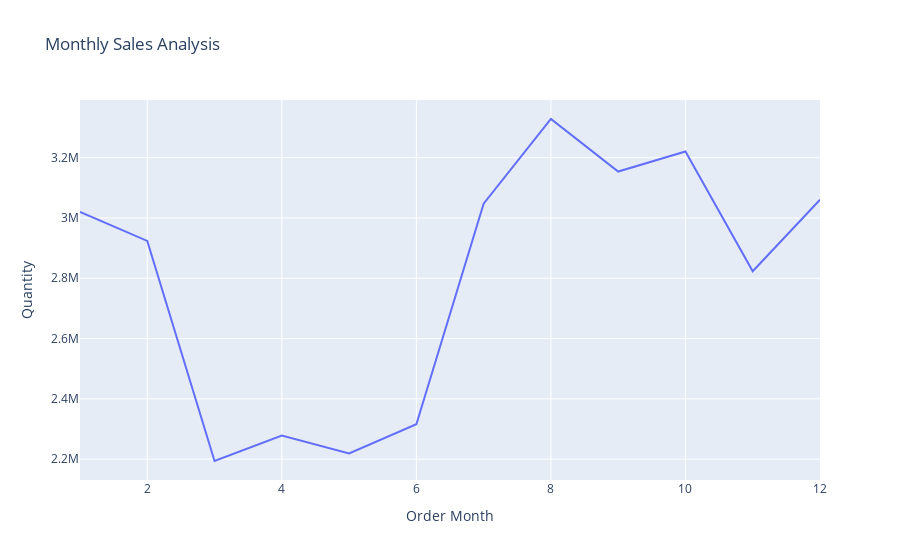

Notebook code cell kept with this figure:
### Code cell
Monthly_Sales = Invoice.groupby('Order Month')['Quantity'].sum().reset_index()
fig = px.line(Monthly_Sales, x= 'Order Month', y = 'Quantity', title= 'Monthly Sales Analysis')
fig.show()

### Figure 1 — Plotly figure (JSON) as saved in the notebook; plotly's stock layout.template omitted (floating-point values rounded to 4 significant figures)
{"data": [{"hovertemplate": "Order Month=%{x}<br>Quantity=%{y}<extra></extra>", "legendgroup": "", "line": {"color": "#636efa", "dash": "solid"}, "marker": {"symbol": "circle"}, "mode": "lines", "name": "", "orientation": "v", "showlegend": false, "type": "scatter", "x": [1, 2, 3, 4, 5, 6, 7, 8, 9, 10, 11, 12], "xaxis": "x", "y": [3020306, 2923912, 2193777, 2278126, 2218880, 2315879, 3047121, 3328264, 3153984, 3220529, 2823390, 3060209], "yaxis": "y"}], "layout": {"autosize": true, "legend": {"tracegroupgap": 0}, "title": {"text": "Monthly Sales Analysis"}, "xaxis": {"anchor": "y", "autorange": true, "domain": [0, 1], "range": [1, 12], "title": {"text": "Order Month"}, "type": "linear"}, "yaxis": {"anchor": "x", "autorange": true, "domain": [0, 1], "range": [2131000.0, 3391000.0], "title": {"text": "Quantity"}, "type": "linear"}}}
